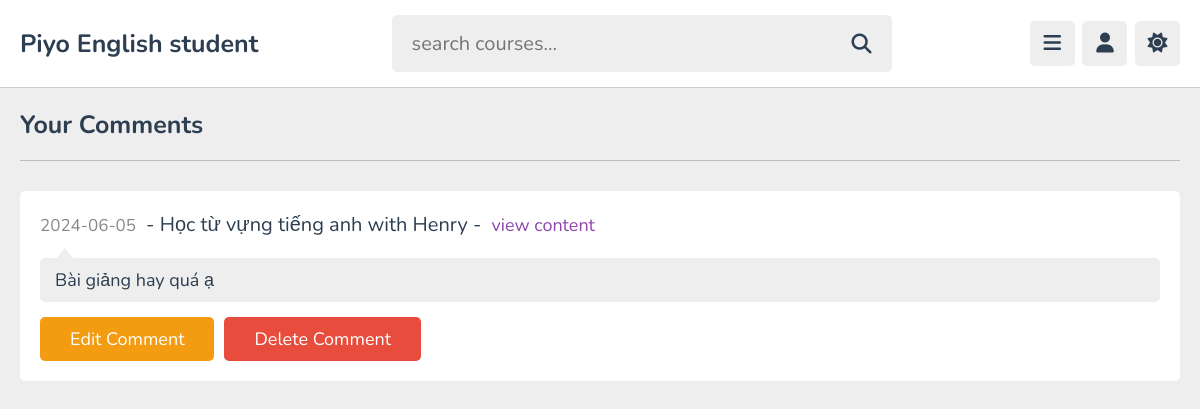
The app's page /comments.php (signed in) with its own data.
### tables this page shows
CREATE TABLE `comments` (
  `id` varchar(20) NOT NULL,
  `content_id` varchar(20) NOT NULL,
  `user_id` varchar(20) NOT NULL,
  `tutor_id` varchar(20) NOT NULL,
  `comment` varchar(1000) NOT NULL,
  `date` date NOT NULL DEFAULT current_timestamp()
);

CREATE TABLE `content` (
  `id` varchar(20) NOT NULL,
  `tutor_id` varchar(20) NOT NULL,
  `playlist_id` varchar(20) NOT NULL,
  `title` varchar(100) NOT NULL,
  `description` varchar(1000) NOT NULL,
  `video` varchar(100) NOT NULL,
  `thumb` varchar(100) NOT NULL,
  `date` date NOT NULL DEFAULT current_timestamp(),
  `status` varchar(20) NOT NULL DEFAULT 'deactive'
);

### comments.php (the view, shortened to what this page needs)
<?php
include 'components/connect.php';
if(isset($_COOKIE['user_id'])){
   $user_id = $_COOKIE['user_id'];
}else{
   $user_id = '';
   header('location:home.php');
}
?>
<!DOCTYPE html>
<html lang="en">
<head>
   <link rel="stylesheet" href="https://cdnjs.cloudflare.com/ajax/libs/font-awesome/6.2.0/css/all.min.css">
   <link rel="stylesheet" href="css/style.css">
</head>
<body>
<?php include 'components/user_header.php'; ?>
<section class="comments">
   <h1 class="heading">your comments</h1>
   <div class="show-comments">
      <?php
         $select_comments = $conn->prepare("SELECT * FROM `comments` WHERE user_id = ?");
         $select_comments->execute([$user_id]);
         if($select_comments->rowCount() > 0){
            while($fetch_comment = $select_comments->fetch(PDO::FETCH_ASSOC)){
               $select_content = $conn->prepare("SELECT * FROM `content` WHERE id = ?");
               $select_content->execute([$fetch_comment['content_id']]);
               $fetch_content = $select_content->fetch(PDO::FETCH_ASSOC);
      ?>
      <div class="box" style="<?php if($fetch_comment['user_id'] == $user_id){echo 'order:-1;';} ?>">
         <div class="content"><span><?= $fetch_comment['date']; ?></span><p> - <?= $fetch_content['title']; ?> - </p><a href="watch_video.php?get_id=<?= $fetch_content['id']; ?>">view content</a></div>
         <p class="text"><?= $fetch_comment['comment']; ?></p>
         <?php
            if($fetch_comment['user_id'] == $user_id){
         ?>
         <form action="" method="post" class="flex-btn">
            <button type="submit" name="edit_comment" class="inline-option-btn">edit comment</button>
            <button type="submit" name="delete_comment" class="inline-delete-btn" onclick="return confirm('delete this comment?');">delete comment</button>
         </form>
         <?php
         }
         ?>
      </div>
      <?php
       }
      }else{
         echo '<p class="empty">no comments added yet!</p>';
      }
      ?>
      </div>
</section>
</body>
</html>

### css/style.css (style rules this page uses)
:root { --main-color:#8e44ad; --red:#e74c3c; --oragen:#f39c12; --white:#fff; --black:#2c3e50; --light-color:#888; --light-bg:#eee; --border:.1rem solid rgba(0,0,0,.2); }
* { font-family: 'Nunito', sans-serif; margin: 0; padding: 0; box-sizing: border-box; outline: none; border: none; text-decoration: none; }
html { font-size: 62.5%; overflow-x: hidden; }
body { background-color: var(--light-bg); padding-left: 30rem; }
section { padding:2rem; max-width: 1200px; margin: 0 auto; }
.btn, .option-btn, .delete-btn, .inline-btn, .inline-option-btn, .inline-delete-btn { border-radius: .5rem; padding: 1rem 3rem; font-size: 1.8rem; color: #fff; margin-top: 1rem; text-transform: capitalize; cursor: pointer; text-align: center; }
.inline-btn, .inline-option-btn, .inline-delete-btn { display: inline-block; }
.option-btn, .inline-option-btn { background-color: var(--oragen); }
.delete-btn, .inline-delete-btn { background-color: var(--red); }
.flex-btn { display:flex; gap: 1rem; }
.heading { padding-bottom: 1.8rem; border-bottom: var(--border); font-size: 2.5rem; color: var(--black); text-transform: capitalize; margin-bottom: 3rem; }
.comments .show-comments { background-color: var(--white); border-radius: .5rem; padding: 2rem; display: grid; gap: 2.5rem; }
.comments .show-comments .content { margin-bottom: 2rem; }
.comments .show-comments .content p { font-size: 2rem; color: var(--black); padding: 0 1rem; display: inline-block; }
.comments .show-comments .content span { font-size: 1.7rem; color: var(--light-color); }
.comments .show-comments .content a { color: var(--main-color); font-size: 1.8rem; }
.comments .show-comments .text { border-radius: .5rem; background-color: var(--light-bg); padding: 1rem 1.5rem; color: var(--black); margin: .5rem 0; position: relative; z-index: 0; white-space: pre-line; font-size: 1.8rem; }
.comments .show-comments .text::before { content: ''; position: absolute; top: -1rem; left: 1.5rem; height: 1.2rem; width: 2rem; background-color: var(--light-bg); clip-path: polygon(50% 0%, 0% 100%, 100% 100%); }
@media (max-width:1200px) { body { padding-left: 0; } }

### records on screen
comments: date "2024-06-05", content.title "Học từ vựng tiếng anh with Henry", comment "Bài giảng hay quá ạ"
